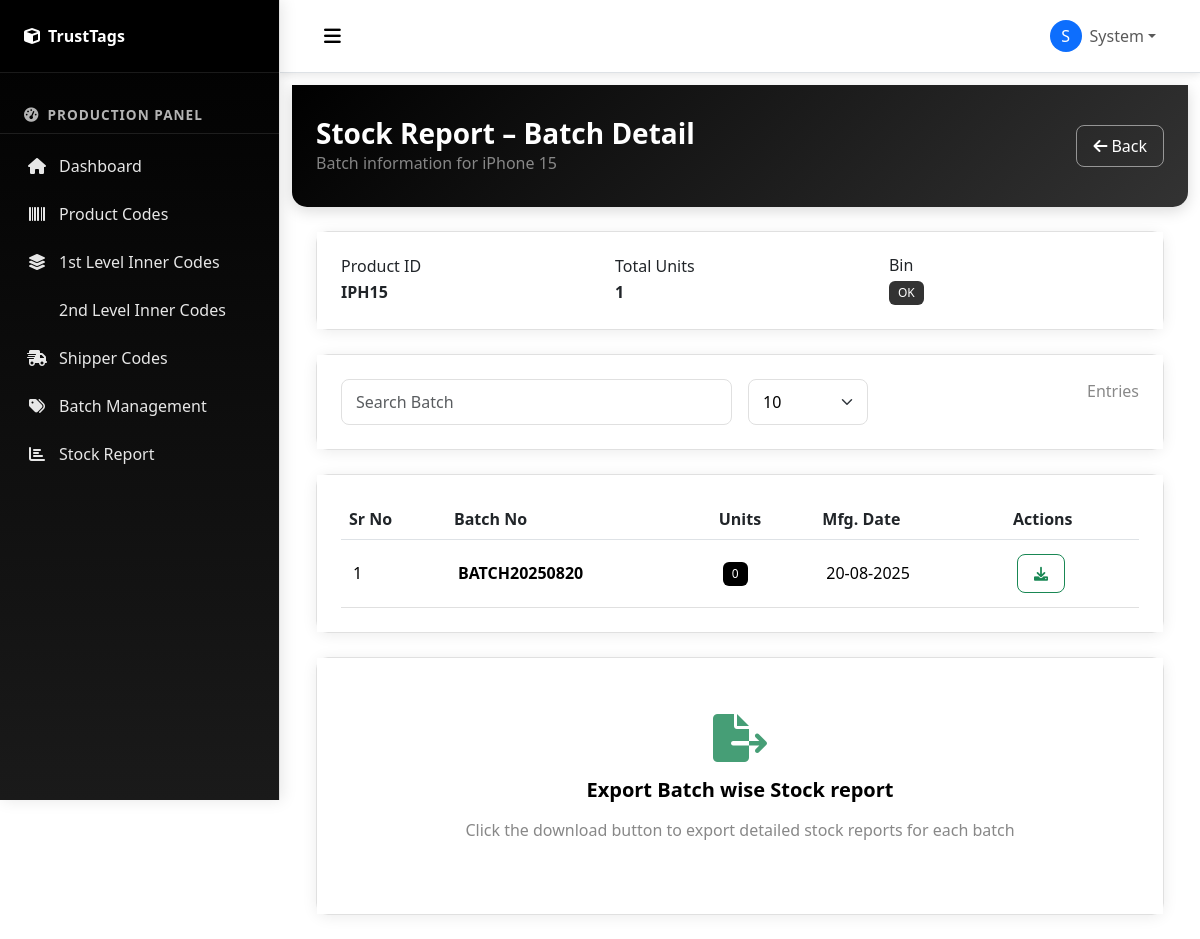
/batch-detail/PROD202508156A859B (signed in), run on the app's committed database.
### models.py (models this page shows, shortened)
class User(UserMixin, db.Model):
    __tablename__ = 'users'
    id = db.Column(db.Integer, primary_key=True)
    email = db.Column(db.String(120), unique=True, nullable=False)
    password_hash = db.Column(db.String(256), nullable=False)
    first_name = db.Column(db.String(100), nullable=True)
    last_name = db.Column(db.String(100), nullable=True)
    profile_image_url = db.Column(db.String, nullable=True)
    role = db.Column(db.String(20), default='user')  # user, admin
    factory_id = db.Column(db.String, nullable=True)
    is_active = db.Column(db.Boolean, default=True)
    created_at = db.Column(db.DateTime, default=datetime.now)
    updated_at = db.Column(db.DateTime, default=datetime.now, onupdate=datetime.now)

class Product(db.Model):
    __tablename__ = 'products'
    id = db.Column(db.String, primary_key=True)
    name = db.Column(db.String(200), nullable=False)
    sku_id = db.Column(db.String(100), unique=True, nullable=False)
    gtin = db.Column(db.String(50), nullable=True)
    mrp = db.Column(db.Float, nullable=True)
    registration_no = db.Column(db.String(100), nullable=True)
    sap_description = db.Column(db.Text, nullable=True)
    image_url = db.Column(db.String(500), nullable=True)
    created_at = db.Column(db.DateTime, default=datetime.now)

class Batch(db.Model):
    __tablename__ = 'batches'
    id = db.Column(db.String, primary_key=True)
    batch_no = db.Column(db.String(100), nullable=False)
    product_id = db.Column(db.String, db.ForeignKey('products.id'), nullable=False)
    factory_id = db.Column(db.String, db.ForeignKey('factories.id'), nullable=False)
    mfg_date = db.Column(db.Date, nullable=False)
    expiry_date = db.Column(db.Date, nullable=False)
    qa_status = db.Column(db.String(20), default='OK')  # OK, Rejected
    responded_by = db.Column(db.String(100), nullable=True)
    responded_date = db.Column(db.DateTime, nullable=True)
    reject_reason = db.Column(db.Text, nullable=True)
    created_at = db.Column(db.DateTime, default=datetime.now)
    product = db.relationship('Product', backref='batches')
    factory = db.relationship('Factory', backref='batches')

### routes.py (the view)
@app.route('/batch-detail/<product_id>')
@require_login
def batch_detail(product_id):
    page = request.args.get('page', 1, type=int)
    product = Product.query.get_or_404(product_id)
    batches = Batch.query.filter_by(product_id=product_id).paginate(
        page=page, per_page=10, error_out=False)
    return render_template('batch_detail.html', product=product, batches=batches)

### replit_auth.py (called while the page is built)
@login_manager.user_loader
def load_user(user_id):
    try:
        if user_id and user_id.isdigit():
            return User.query.get(int(user_id))
        else:
            return None
    except (ValueError, TypeError):
        return None

def require_login(f):
    @wraps(f)
    def decorated_function(*args, **kwargs):
        if not current_user.is_authenticated:
            return redirect(url_for('auth.login', next=request.url))
        return f(*args, **kwargs)
    return decorated_function

### routes.py (called while the page is built)
@app.before_request
def make_session_permanent():
    session.permanent = True

### templates/batch_detail.html (shortened to what this page needs)
{% extends "base.html" %}
{% block content %}
<div class="container-fluid">
    <div class="page-header mb-4">
        <div class="row align-items-center">
            <div class="col">
                <h1 class="h3 text-white mb-0">Stock Report – Batch Detail</h1>
                <p class="text-white-50 mb-0">Batch information for {{ product.name }}</p>
            </div>
            <div class="col-auto">
                <button onclick="history.back()" class="btn btn-outline-light">
                    <i class="fas fa-arrow-left me-1"></i>Back
                </button>
            </div>
        </div>
    </div>
    <div class="card mb-4">
        <div class="card-body">
            <div class="row align-items-center">
                <div class="col-md-4">
                    <h6 class="mb-1">Product ID</h6>
                    <p class="mb-0"><strong>{{ product.sku_id }}</strong></p>
                </div>
                <div class="col-md-4">
                    <h6 class="mb-1">Total Units</h6>
                    <p class="mb-0"><strong>{{ batches.total if batches.items else 0 }}</strong></p>
                </div>
                <div class="col-md-4">
                    <h6 class="mb-1">Bin</h6>
                    <p class="mb-0"><span class="badge bg-success">OK</span></p>
                </div>
            </div>
        </div>
    </div>
    <div class="card mb-4">
        <div class="card-body">
            <div class="row g-3">
                <div class="col-md-6">
                    <input type="text" class="form-control" placeholder="Search Batch" id="searchInput">
                </div>
                <div class="col-md-2">
                    <select class="form-select">
                        <option>10</option>
                    </select>
                </div>
                <div class="col-md-4 text-end">
                    <span class="text-muted">Entries</span>
                </div>
            </div>
        </div>
    </div>
    <div class="card">
        <div class="card-body">
            {% if batches.items %}
            <div class="table-responsive">
                <table class="table table-hover" id="batchDetailTable">
                    <thead class="table-purple">
                        <tr>
                            <th>Sr No</th>
                            <th>Batch No</th>
                            <th>Units</th>
                            <th>Mfg. Date</th>
                            <th>Actions</th>
                        </tr>
                    </thead>
                    <tbody>
                        {% for batch in batches.items %}
                        <tr>
                            <td>{{ loop.index + (batches.page - 1) * batches.per_page }}</td>
                            <td><strong>{{ batch.batch_no }}</strong></td>
                            <td><span class="badge bg-primary">{{ batch.stock_entries|length if batch.stock_entries else 0 }}</span></td>
                            <td>{{ batch.mfg_date.strftime('%d-%m-%Y') }}</td>
                            <td>
                                <button class="btn btn-outline-success btn-sm"
                                        onclick="exportBatchStock('{{ batch.id }}')"
                                        title="Export Batch wise Stock report">
                                    <i class="fas fa-download"></i>
                                </button>
                            </td>
                        </tr>
                        {% endfor %}
                    </tbody>
                </table>
            </div>
            {% else %}
            <div class="text-center py-5">
                <i class="fas fa-tags fa-3x text-muted mb-3"></i>
                <h5 class="text-muted">No batches found</h5>
                <p class="text-muted">No batch records available for this product</p>
            </div>
            {% endif %}
        </div>
    </div>
    <div class="row mt-4">
        <div class="col-12">
            <div class="card">
                <div class="card-body text-center py-4">
                    <div class="info-section">
                        <i class="fas fa-file-export fa-3x text-success mb-3"></i>
                        <h5>Export Batch wise Stock report</h5>
                        <p class="text-muted">Click the download button to export detailed stock reports for each batch</p>
                    </div>
                </div>
            </div>
        </div>
    </div>
</div>
{% endblock %}

### templates/base.html (shortened to what this page needs)
<!DOCTYPE html>
<html lang="en">
<head>
    <link href="https://cdn.jsdelivr.net/npm/bootstrap@5.3.0/dist/css/bootstrap.min.css" rel="stylesheet">
    <link rel="stylesheet" href="https://cdnjs.cloudflare.com/ajax/libs/font-awesome/6.0.0/css/all.min.css">
    <link rel="stylesheet" href="https://cdn.datatables.net/1.13.4/css/dataTables.bootstrap5.min.css">
    <link rel="stylesheet" href="{{ url_for('static', filename='css/style.css') }}">
</head>
<body>
    <div class="wrapper">
        {% if current_user.is_authenticated %}
        <nav class="sidebar" id="sidebar">
            <div class="sidebar-header">
                <div class="d-flex align-items-center">
                    <i class="fas fa-cube text-white me-2"></i>
                    <span class="text-white fw-bold">TrustTags</span>
                </div>
            </div>
            <ul class="sidebar-menu">
                <li class="sidebar-section">
                    <i class="fas fa-tachometer-alt"></i>
                    <span>Production Panel</span>
                </li>
                <li class="menu-item">
                    <a href="{{ url_for('dashboard') }}">
                        <i class="fas fa-home"></i>
                        <span>Dashboard</span>
                    </a>
                </li>
                <li class="menu-item">
                    <a href="{{ url_for('product_codes') }}">
                        <i class="fas fa-barcode"></i>
                        <span>Product Codes</span>
                    </a>
                </li>
                <li class="menu-item">
                    <a href="{{ url_for('first_level_codes') }}">
                        <i class="fas fa-layer-group"></i>
                        <span>1st Level Inner Codes</span>
                    </a>
                </li>
                <li class="menu-item">
                    <a href="{{ url_for('second_level_codes') }}">
                        <span>2nd Level Inner Codes</span>
                    </a>
                </li>
                <li class="menu-item">
                    <a href="{{ url_for('shipper_codes') }}">
                        <i class="fas fa-shipping-fast"></i>
                        <span>Shipper Codes</span>
                    </a>
                </li>
                <li class="menu-item">
                    <a href="{{ url_for('batch_management') }}">
                        <i class="fas fa-tags"></i>
                        <span>Batch Management</span>
                    </a>
                </li>
                <li class="menu-item">
                    <a href="{{ url_for('stock_report') }}">
                        <i class="fas fa-chart-bar"></i>
                        <span>Stock Report</span>
                    </a>
                </li>
            </ul>
        </nav>
        {% endif %}
        <div class="main-content" id="main-content">
            {% if current_user.is_authenticated %}
            <nav class="navbar navbar-expand-lg navbar-light bg-white border-bottom">
                <div class="container-fluid">
                    <button class="btn btn-link" id="sidebarToggle">
                        <i class="fas fa-bars"></i>
                    </button>
                    <div class="navbar-nav ms-auto">
                        <div class="nav-item dropdown">
                            <a class="nav-link dropdown-toggle d-flex align-items-center" href="#" role="button" data-bs-toggle="dropdown">
                                {% if current_user.profile_image_url %}
                                <img src="{{ current_user.profile_image_url }}" alt="Profile" class="rounded-circle me-2" width="32" height="32" style="object-fit: cover;">
                                {% else %}
                                <div class="rounded-circle bg-primary text-white d-flex align-items-center justify-content-center me-2" style="width: 32px; height: 32px;">
                                    {{ (current_user.first_name or current_user.email)[0].upper() }}
                                </div>
                                {% endif %}
                                <span>{{ current_user.first_name or current_user.email }}</span>
                            </a>
                        </div>
                    </div>
                </div>
            </nav>
            {% endif %}
            <div class="content-wrapper">
                {% block content %}{% endblock %}
            </div>
        </div>
    </div>
</body>
</html>

### static/css/style.css (style rules this page uses)
:root { --primary-color: #000000; --primary-dark: #1a1a1a; --primary-light: #333333; --secondary-color: #666666; --light-gray: #f8f9fa; --dark-bg: #000000; --sidebar-width: 280px; --accent-color: #ffffff; --border-color: #e0e0e0; --text-muted: #888888; }
body { font-family: 'Segoe UI', Tahoma, Geneva, Verdana, sans-serif; background-color: #ffffff; margin: 0; padding: 0; color: #000000; }
.wrapper { display: flex; min-height: 100vh; }
.sidebar { width: var(--sidebar-width); background: linear-gradient(180deg, #000000 0%, #1a1a1a 100%); position: fixed; top: 0; left: 0; height: 100vh; overflow-y: auto; transition: all 0.3s ease; z-index: 1000; box-shadow: 2px 0 15px rgba(0, 0, 0, 0.1); border-right: 1px solid var(--border-color); }
.sidebar-header { padding: 1.5rem; border-bottom: 1px solid rgba(255, 255, 255, 0.1); background: #000000; }
.sidebar-menu { list-style: none; padding: 0; margin: 1rem 0; }
.sidebar-section { padding: 1rem 1.5rem 0.5rem; color: rgba(255, 255, 255, 0.7); font-size: 0.85rem; font-weight: 600; text-transform: uppercase; letter-spacing: 1px; display: flex; align-items: center; border-bottom: 1px solid rgba(255, 255, 255, 0.1); margin-bottom: 0.5rem; }
.sidebar-section i { margin-right: 0.5rem; font-size: 0.9rem; }
.menu-item { margin: 0; }
.menu-item a { display: flex; align-items: center; padding: 0.75rem 1.5rem; color: rgba(255, 255, 255, 0.9); text-decoration: none; transition: all 0.3s ease; border-left: 3px solid transparent; }
.menu-item a i { margin-right: 0.75rem; width: 20px; text-align: center; font-size: 1rem; }
.main-content { flex: 1; margin-left: var(--sidebar-width); transition: all 0.3s ease; min-height: 100vh; background-color: #ffffff; }
.navbar { box-shadow: 0 2px 8px rgba(0, 0, 0, 0.1); padding: 0.75rem 1.5rem; background-color: #ffffff !important; border-bottom: 1px solid var(--border-color); }
.navbar .btn-link { color: var(--primary-color); border: none; padding: 0.5rem; font-size: 1.2rem; }
.page-header { background: linear-gradient(135deg, #000000 0%, #333333 100%); padding: 2rem 1.5rem; margin: -0.75rem -1.5rem 0; border-radius: 0 0 15px 15px; box-shadow: 0 4px 15px rgba(0, 0, 0, 0.15); }
.page-header h1 { font-size: 1.75rem; font-weight: 600; margin-bottom: 0.25rem; color: #ffffff; }
.page-header p { color: rgba(255, 255, 255, 0.8); }
.content-wrapper { padding: 1.5rem; background-color: #ffffff; }
.card { border: 1px solid var(--border-color); border-radius: 12px; box-shadow: 0 2px 15px rgba(0, 0, 0, 0.08); transition: all 0.3s ease; background-color: #ffffff; }
.card-body { padding: 1.5rem; background-color: #ffffff; }
.table { margin-bottom: 0; color: #000000; }
.table tbody tr { transition: all 0.2s ease; }
.table td { vertical-align: middle; padding: 0.875rem 0.75rem; border-bottom: 1px solid var(--border-color); color: #000000; }
.btn { border-radius: 8px; font-weight: 500; transition: all 0.3s ease; padding: 0.5rem 1rem; }
.btn-outline-light { color: white; border-color: rgba(255, 255, 255, 0.5); }
.badge { font-weight: 500; padding: 0.5em 0.75em; border-radius: 6px; }
.badge.bg-primary { background-color: #000000 !important; }
.badge.bg-success { background-color: #333333 !important; }
.form-control, .form-select { border: 1px solid var(--border-color); border-radius: 8px; padding: 0.625rem 0.875rem; transition: all 0.3s ease; background-color: #ffffff; color: #000000; }
.info-section { padding: 2rem 1rem; color: #000000; }
.info-section i { opacity: 0.8; }
.info-section h5 { font-weight: 600; margin-bottom: 1rem; color: #000000; }
.fade-in-up { animation: fadeInUp 0.6s ease-out; }
.text-muted { color: var(--text-muted) !important; }
.text-white { color: #ffffff !important; }
.text-white-50 { color: rgba(255, 255, 255, 0.5) !important; }

### data on the page
User: first_name "S", first_name "System"
Product: name "iPhone 15", sku_id "IPH15"
Batch: batch_no "BATCH20250820", stock_entries|length "0", mfg_date "20-08-2025"

### other printed values
{{ batches.total if batches.items else 0 }} "1"
